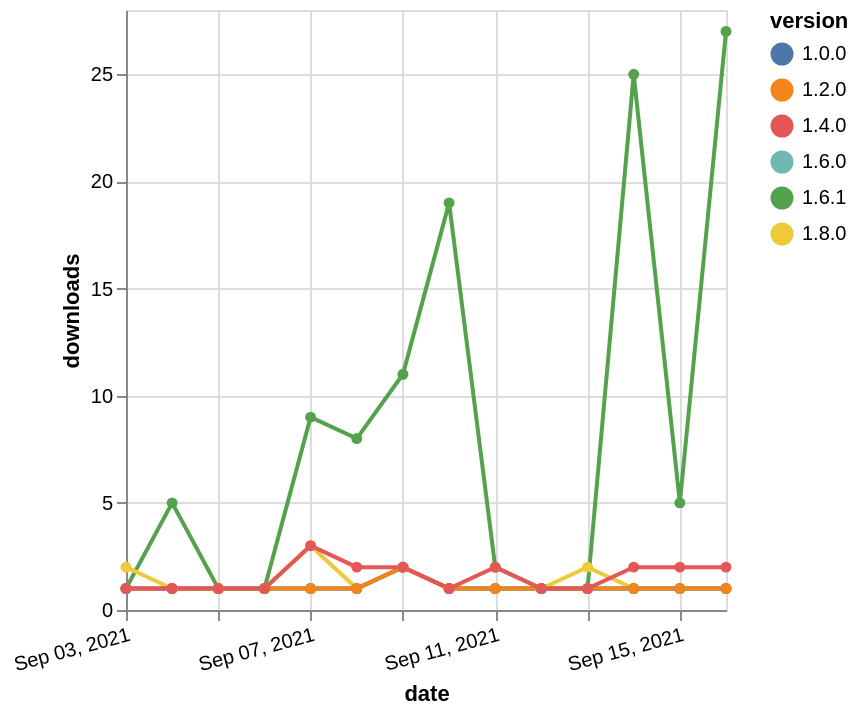

Vega-Lite specification stored for this chart:
### Vega-Lite specification from a JSON file in a GitHub repository (floating-point values rounded to 4 significant figures)
{"$schema": "https://vega.github.io/schema/vega-lite/v5.json", "description": "A simple bar chart with embedded data.", "data": {"values": [{"date": "2021-09-03", "total": 179, "delta": 1, "version": "1.6.0"}, {"date": "2021-09-04", "total": 180, "delta": 1, "version": "1.6.0"}, {"date": "2021-09-05", "total": 181, "delta": 1, "version": "1.6.0"}, {"date": "2021-09-06", "total": 182, "delta": 1, "version": "1.6.0"}, {"date": "2021-09-07", "total": 183, "delta": 1, "version": "1.6.0"}, {"date": "2021-09-08", "total": 184, "delta": 1, "version": "1.6.0"}, {"date": "2021-09-09", "total": 186, "delta": 2, "version": "1.6.0"}, {"date": "2021-09-10", "total": 187, "delta": 1, "version": "1.6.0"}, {"date": "2021-09-11", "total": 188, "delta": 1, "version": "1.6.0"}, {"date": "2021-09-12", "total": 189, "delta": 1, "version": "1.6.0"}, {"date": "2021-09-13", "total": 190, "delta": 1, "version": "1.6.0"}, {"date": "2021-09-14", "total": 191, "delta": 1, "version": "1.6.0"}, {"date": "2021-09-15", "total": 192, "delta": 1, "version": "1.6.0"}, {"date": "2021-09-16", "total": 193, "delta": 1, "version": "1.6.0"}, {"date": "2021-09-03", "total": 157, "delta": 1, "version": "1.6.1"}, {"date": "2021-09-04", "total": 162, "delta": 5, "version": "1.6.1"}, {"date": "2021-09-05", "total": 163, "delta": 1, "version": "1.6.1"}, {"date": "2021-09-06", "total": 164, "delta": 1, "version": "1.6.1"}, {"date": "2021-09-07", "total": 173, "delta": 9, "version": "1.6.1"}, {"date": "2021-09-08", "total": 181, "delta": 8, "version": "1.6.1"}, {"date": "2021-09-09", "total": 192, "delta": 11, "version": "1.6.1"}, {"date": "2021-09-10", "total": 211, "delta": 19, "version": "1.6.1"}, {"date": "2021-09-11", "total": 213, "delta": 2, "version": "1.6.1"}, {"date": "2021-09-12", "total": 214, "delta": 1, "version": "1.6.1"}, {"date": "2021-09-13", "total": 215, "delta": 1, "version": "1.6.1"}, {"date": "2021-09-14", "total": 240, "delta": 25, "version": "1.6.1"}, {"date": "2021-09-15", "total": 245, "delta": 5, "version": "1.6.1"}, {"date": "2021-09-16", "total": 272, "delta": 27, "version": "1.6.1"}, {"date": "2021-09-03", "total": 136, "delta": 2, "version": "1.8.0"}, {"date": "2021-09-04", "total": 137, "delta": 1, "version": "1.8.0"}, {"date": "2021-09-05", "total": 138, "delta": 1, "version": "1.8.0"}, {"date": "2021-09-06", "total": 139, "delta": 1, "version": "1.8.0"}, {"date": "2021-09-07", "total": 142, "delta": 3, "version": "1.8.0"}, {"date": "2021-09-08", "total": 143, "delta": 1, "version": "1.8.0"}, {"date": "2021-09-09", "total": 145, "delta": 2, "version": "1.8.0"}, {"date": "2021-09-10", "total": 146, "delta": 1, "version": "1.8.0"}, {"date": "2021-09-11", "total": 147, "delta": 1, "version": "1.8.0"}, {"date": "2021-09-12", "total": 148, "delta": 1, "version": "1.8.0"}, {"date": "2021-09-13", "total": 150, "delta": 2, "version": "1.8.0"}, {"date": "2021-09-14", "total": 151, "delta": 1, "version": "1.8.0"}, {"date": "2021-09-15", "total": 152, "delta": 1, "version": "1.8.0"}, {"date": "2021-09-16", "total": 153, "delta": 1, "version": "1.8.0"}, {"date": "2021-09-03", "total": 220, "delta": 1, "version": "1.0.0"}, {"date": "2021-09-04", "total": 221, "delta": 1, "version": "1.0.0"}, {"date": "2021-09-05", "total": 222, "delta": 1, "version": "1.0.0"}, {"date": "2021-09-06", "total": 223, "delta": 1, "version": "1.0.0"}, {"date": "2021-09-07", "total": 224, "delta": 1, "version": "1.0.0"}, {"date": "2021-09-08", "total": 225, "delta": 1, "version": "1.0.0"}, {"date": "2021-09-09", "total": 227, "delta": 2, "version": "1.0.0"}, {"date": "2021-09-10", "total": 228, "delta": 1, "version": "1.0.0"}, {"date": "2021-09-11", "total": 229, "delta": 1, "version": "1.0.0"}, {"date": "2021-09-12", "total": 230, "delta": 1, "version": "1.0.0"}, {"date": "2021-09-13", "total": 231, "delta": 1, "version": "1.0.0"}, {"date": "2021-09-14", "total": 232, "delta": 1, "version": "1.0.0"}, {"date": "2021-09-15", "total": 233, "delta": 1, "version": "1.0.0"}, {"date": "2021-09-16", "total": 234, "delta": 1, "version": "1.0.0"}, {"date": "2021-09-03", "total": 569, "delta": 1, "version": "1.2.0"}, {"date": "2021-09-04", "total": 570, "delta": 1, "version": "1.2.0"}, {"date": "2021-09-05", "total": 571, "delta": 1, "version": "1.2.0"}, {"date": "2021-09-06", "total": 572, "delta": 1, "version": "1.2.0"}, {"date": "2021-09-07", "total": 573, "delta": 1, "version": "1.2.0"}, {"date": "2021-09-08", "total": 574, "delta": 1, "version": "1.2.0"}, {"date": "2021-09-09", "total": 576, "delta": 2, "version": "1.2.0"}, {"date": "2021-09-10", "total": 577, "delta": 1, "version": "1.2.0"}, {"date": "2021-09-11", "total": 578, "delta": 1, "version": "1.2.0"}, {"date": "2021-09-12", "total": 579, "delta": 1, "version": "1.2.0"}, {"date": "2021-09-13", "total": 580, "delta": 1, "version": "1.2.0"}, {"date": "2021-09-14", "total": 581, "delta": 1, "version": "1.2.0"}, {"date": "2021-09-15", "total": 582, "delta": 1, "version": "1.2.0"}, {"date": "2021-09-16", "total": 583, "delta": 1, "version": "1.2.0"}, {"date": "2021-09-03", "total": 832, "delta": 1, "version": "1.4.0"}, {"date": "2021-09-04", "total": 833, "delta": 1, "version": "1.4.0"}, {"date": "2021-09-05", "total": 834, "delta": 1, "version": "1.4.0"}, {"date": "2021-09-06", "total": 835, "delta": 1, "version": "1.4.0"}, {"date": "2021-09-07", "total": 838, "delta": 3, "version": "1.4.0"}, {"date": "2021-09-08", "total": 840, "delta": 2, "version": "1.4.0"}, {"date": "2021-09-09", "total": 842, "delta": 2, "version": "1.4.0"}, {"date": "2021-09-10", "total": 843, "delta": 1, "version": "1.4.0"}, {"date": "2021-09-11", "total": 845, "delta": 2, "version": "1.4.0"}, {"date": "2021-09-12", "total": 846, "delta": 1, "version": "1.4.0"}, {"date": "2021-09-13", "total": 847, "delta": 1, "version": "1.4.0"}, {"date": "2021-09-14", "total": 849, "delta": 2, "version": "1.4.0"}, {"date": "2021-09-15", "total": 851, "delta": 2, "version": "1.4.0"}, {"date": "2021-09-16", "total": 853, "delta": 2, "version": "1.4.0"}]}, "width": "container", "mark": {"type": "line", "point": {"filled": true}}, "encoding": {"x": {"field": "date", "type": "temporal", "timeUnit": "yearmonthdate", "title": "date", "axis": {"labelAngle": -15}}, "y": {"field": "delta", "type": "quantitative", "title": "downloads"}, "color": {"field": "version", "type": "nominal"}, "tooltip": {"field": "delta"}}}
